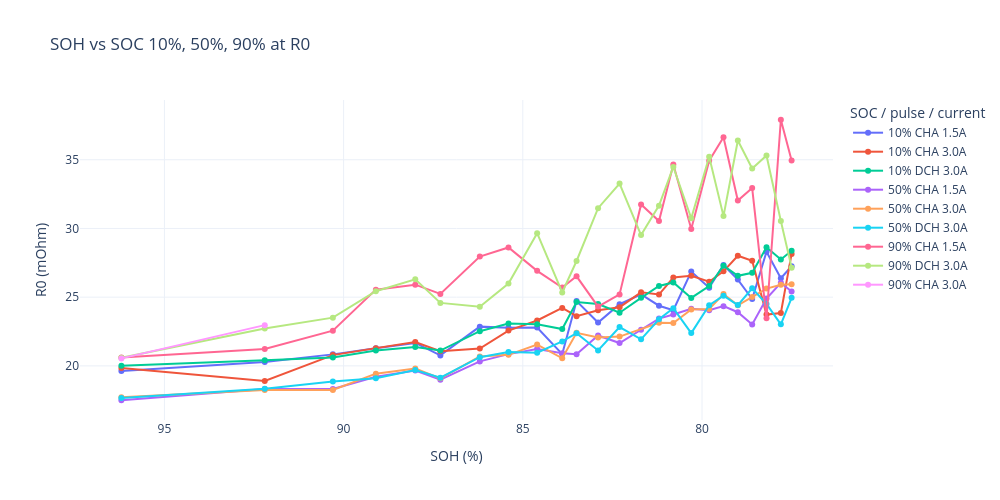
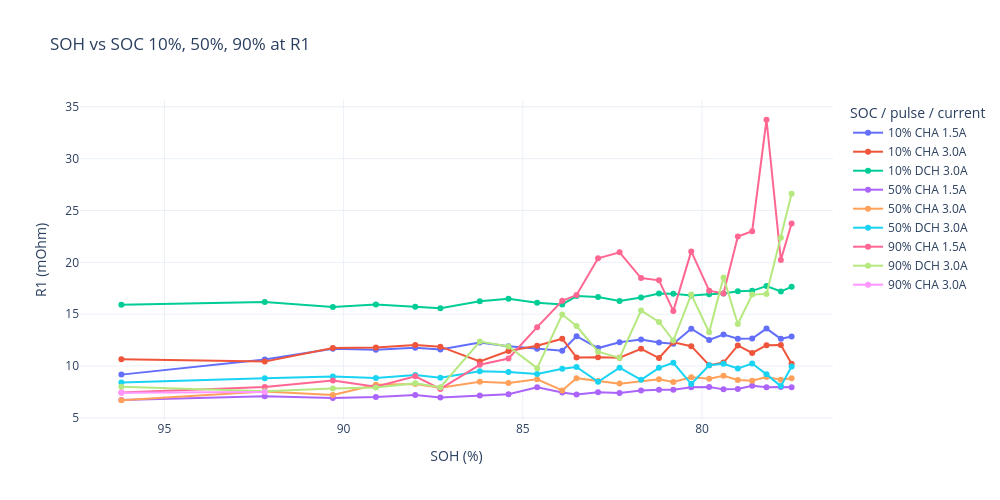
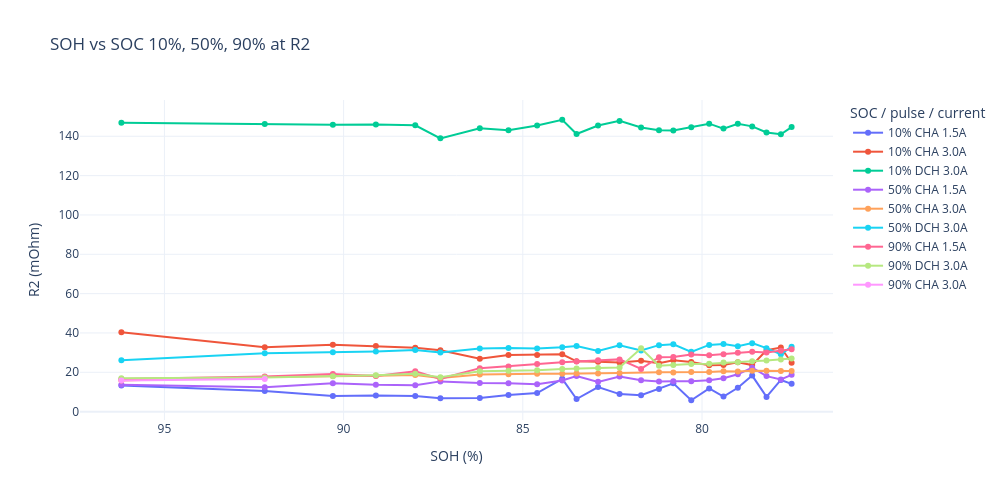

Notebook code cell kept with these figures, in order:
### Code cell
soh_r_table = r1r2_result.copy()

# 提取 CHA / DCH 信息
soh_r_table["Pulse_type"] = (
    soh_r_table["Zustand"]
    .astype(str)
    .str.extract(r"^(CHA|DCH)", expand=False)
)

# 电流取绝对值，避免 DCH 显示成负数
soh_r_table["Current_abs"] = soh_r_table["Current"].abs()

# 生成图例标签，例如：90% CHA 3.0A
soh_r_table["Curve_label"] = (
    soh_r_table["SOC"].astype(str)
    + " "
    + soh_r_table["Pulse_type"].astype(str)
    + " "
    + soh_r_table["Current_abs"].round(1).astype(str)
    + "A"
)

# 排序
soh_r_table = soh_r_table.sort_values(["SOH", "SOC", "Pulse_type", "Current_abs"])

# 先显示宽表：每个 pulse 一行，R0/R1/R2 在同一行
display(soh_r_table[["SOH", "SOC", "Zustand", "Pulse_type", "Current", "Current_abs", "R0", "R1", "R2"]])

# 分别画 R0, R1, R2 三张图
for resistance_name in ["R0", "R1", "R2"]:

    fig = px.line(
        soh_r_table,
        x="SOH",
        y=resistance_name,
        color="Curve_label",
        markers=True,
        title=f"SOH vs SOC 10%, 50%, 90% at {resistance_name}",
        labels={
            "SOH": "SOH (%)",
            resistance_name: f"{resistance_name} (mOhm)",
            "Curve_label": "SOC / pulse / current"
        })

    fig.update_layout(
        template="plotly_white",
        width=1000,
        height=500
    )

    fig.update_xaxes(autorange = "reversed")

    fig.show()

### Figure 1 — Plotly figure (JSON) as saved in the notebook; plotly's stock layout.template omitted (floating-point values rounded to 4 significant figures)
{"data": [{"hovertemplate": "SOC / pulse / current=10% CHA 1.5A<br>SOH (%)=%{x}<br>R0 (mOhm)=%{y}<extra></extra>", "legendgroup": "10% CHA 1.5A", "line": {"color": "#636efa", "dash": "solid"}, "marker": {"symbol": "circle"}, "mode": "lines+markers", "name": "10% CHA 1.5A", "orientation": "v", "showlegend": true, "type": "scatter", "x": [77.5, 77.8, 78.2, 78.6, 79, 79.4, 79.8, 80.3, 80.8, 81.2, 81.7, 82.3, 82.9, 83.5, 83.9, 84.6, 85.4, 86.2, 87.3, 88, 89.1, 90.3, 92.2, 96.2], "xaxis": "x", "y": [27.25, 26.37, 28.3, 24.87, 26.28, 27.34, 25.69, 26.86, 24.05, 24.38, 25.2, 24.49, 23.15, 24.71, 20.86, 22.79, 22.77, 22.85, 20.76, 21.67, 21.29, 20.84, 20.28, 19.63], "yaxis": "y"}, {"hovertemplate": "SOC / pulse / current=10% CHA 3.0A<br>SOH (%)=%{x}<br>R0 (mOhm)=%{y}<extra></extra>", "legendgroup": "10% CHA 3.0A", "line": {"color": "#EF553B", "dash": "solid"}, "marker": {"symbol": "circle"}, "mode": "lines+markers", "name": "10% CHA 3.0A", "orientation": "v", "showlegend": true, "type": "scatter", "x": [77.5, 77.8, 78.2, 78.6, 79, 79.4, 79.8, 80.3, 80.8, 81.2, 81.7, 82.3, 82.9, 83.5, 83.9, 84.6, 85.4, 86.2, 87.3, 88, 89.1, 90.3, 92.2, 96.2], "xaxis": "x", "y": [28.15, 23.85, 23.73, 27.64, 28.01, 26.88, 26.12, 26.56, 26.43, 25.19, 25.35, 24.27, 24.05, 23.61, 24.22, 23.3, 22.57, 21.26, 21.07, 21.73, 21.29, 20.78, 18.91, 19.84], "yaxis": "y"}, {"hovertemplate": "SOC / pulse / current=10% DCH 3.0A<br>SOH (%)=%{x}<br>R0 (mOhm)=%{y}<extra></extra>", "legendgroup": "10% DCH 3.0A", "line": {"color": "#00cc96", "dash": "solid"}, "marker": {"symbol": "circle"}, "mode": "lines+markers", "name": "10% DCH 3.0A", "orientation": "v", "showlegend": true, "type": "scatter", "x": [77.5, 77.8, 78.2, 78.6, 79, 79.4, 79.8, 80.3, 80.8, 81.2, 81.7, 82.3, 82.9, 83.5, 83.9, 84.6, 85.4, 86.2, 87.3, 88, 89.1, 90.3, 92.2, 96.2], "xaxis": "x", "y": [28.38, 27.74, 28.63, 26.77, 26.55, 27.29, 25.81, 24.95, 26.07, 25.81, 24.95, 23.87, 24.5, 24.65, 22.68, 23.02, 23.09, 22.52, 21.12, 21.37, 21.12, 20.61, 20.41, 20.0], "yaxis": "y"}, {"hovertemplate": "SOC / pulse / current=50% CHA 1.5A<br>SOH (%)=%{x}<br>R0 (mOhm)=%{y}<extra></extra>", "legendgroup": "50% CHA 1.5A", "line": {"color": "#ab63fa", "dash": "solid"}, "marker": {"symbol": "circle"}, "mode": "lines+markers", "name": "50% CHA 1.5A", "orientation": "v", "showlegend": true, "type": "scatter", "x": [77.5, 77.8, 78.2, 78.6, 79, 79.4, 79.8, 80.3, 80.8, 81.2, 81.7, 82.3, 82.9, 83.5, 83.9, 84.6, 85.4, 86.2, 87.3, 88, 89.1, 90.3, 92.2, 96.2], "xaxis": "x", "y": [25.41, 26.05, 24.89, 23.01, 23.9, 24.35, 24.05, 24.15, 23.73, 23.44, 22.63, 21.66, 22.21, 20.85, 20.92, 21.22, 20.85, 20.33, 18.99, 19.65, 19.21, 18.32, 18.31, 17.5], "yaxis": "y"}, {"hovertemplate": "SOC / pulse / current=50% CHA 3.0A<br>SOH (%)=%{x}<br>R0 (mOhm)=%{y}<extra></extra>", "legendgroup": "50% CHA 3.0A", "line": {"color": "#FFA15A", "dash": "solid"}, "marker": {"symbol": "circle"}, "mode": "lines+markers", "name": "50% CHA 3.0A", "orientation": "v", "showlegend": true, "type": "scatter", "x": [77.5, 77.8, 78.2, 78.6, 79, 79.4, 79.8, 80.3, 80.8, 81.2, 82.3, 82.9, 83.5, 83.9, 84.6, 85.4, 86.2, 87.3, 88, 89.1, 90.3, 92.2, 96.2], "xaxis": "x", "y": [25.94, 25.9, 25.62, 25.02, 24.41, 25.22, 24.14, 24.11, 23.12, 23.14, 22.13, 22.07, 22.4, 20.55, 21.55, 20.8, 20.69, 19.09, 19.8, 19.43, 18.24, 18.24, 17.72], "yaxis": "y"}, {"hovertemplate": "SOC / pulse / current=50% DCH 3.0A<br>SOH (%)=%{x}<br>R0 (mOhm)=%{y}<extra></extra>", "legendgroup": "50% DCH 3.0A", "line": {"color": "#19d3f3", "dash": "solid"}, "marker": {"symbol": "circle"}, "mode": "lines+markers", "name": "50% DCH 3.0A", "orientation": "v", "showlegend": true, "type": "scatter", "x": [77.5, 77.8, 78.2, 78.6, 79, 79.4, 79.8, 80.3, 80.8, 81.2, 81.7, 82.3, 82.9, 83.5, 83.9, 84.6, 85.4, 86.2, 87.3, 88, 89.1, 90.3, 92.2, 96.2], "xaxis": "x", "y": [24.95, 23.02, 24.5, 25.64, 24.42, 25.1, 24.42, 22.38, 24.2, 23.39, 21.93, 22.82, 21.12, 22.37, 21.78, 20.95, 21.01, 20.63, 19.14, 19.7, 19.1, 18.86, 18.33, 17.66], "yaxis": "y"}, {"hovertemplate": "SOC / pulse / current=90% CHA 1.5A<br>SOH (%)=%{x}<br>R0 (mOhm)=%{y}<extra></extra>", "legendgroup": "90% CHA 1.5A", "line": {"color": "#FF6692", "dash": "solid"}, "marker": {"symbol": "circle"}, "mode": "lines+markers", "name": "90% CHA 1.5A", "orientation": "v", "showlegend": true, "type": "scatter", "x": [77.5, 77.8, 78.2, 78.6, 79, 79.4, 79.8, 80.3, 80.8, 81.2, 81.7, 82.3, 82.9, 83.5, 83.9, 84.6, 85.4, 86.2, 87.3, 88, 89.1, 90.3, 92.2, 96.2], "xaxis": "x", "y": [34.95, 37.91, 23.47, 32.94, 32.03, 36.64, 34.93, 29.96, 34.65, 30.54, 31.74, 25.2, 24.31, 26.52, 25.7, 26.91, 28.62, 27.96, 25.23, 25.91, 25.55, 22.56, 21.23, 20.62], "yaxis": "y"}, {"hovertemplate": "SOC / pulse / current=90% DCH 3.0A<br>SOH (%)=%{x}<br>R0 (mOhm)=%{y}<extra></extra>", "legendgroup": "90% DCH 3.0A", "line": {"color": "#B6E880", "dash": "solid"}, "marker": {"symbol": "circle"}, "mode": "lines+markers", "name": "90% DCH 3.0A", "orientation": "v", "showlegend": true, "type": "scatter", "x": [77.5, 77.8, 78.2, 78.6, 79, 79.4, 79.8, 80.3, 80.8, 81.2, 81.7, 82.3, 82.9, 83.5, 83.9, 84.6, 85.4, 86.2, 87.3, 88, 89.1, 90.3, 92.2, 96.2], "xaxis": "x", "y": [27.15, 30.54, 35.31, 34.36, 36.4, 30.9, 35.22, 30.74, 34.47, 31.66, 29.52, 33.27, 31.48, 27.63, 25.34, 29.65, 25.99, 24.3, 24.58, 26.3, 25.43, 23.51, 22.72, 20.58], "yaxis": "y"}, {"hovertemplate": "SOC / pulse / current=90% CHA 3.0A<br>SOH (%)=%{x}<br>R0 (mOhm)=%{y}<extra></extra>", "legendgroup": "90% CHA 3.0A", "line": {"color": "#FF97FF", "dash": "solid"}, "marker": {"symbol": "circle"}, "mode": "lines+markers", "name": "90% CHA 3.0A", "orientation": "v", "showlegend": true, "type": "scatter", "x": [92.2, 96.2], "xaxis": "x", "y": [22.96, 20.54], "yaxis": "y"}], "layout": {"height": 500, "legend": {"title": {"text": "SOC / pulse / current"}, "tracegroupgap": 0}, "title": {"text": "SOH vs SOC 10%, 50%, 90% at R0"}, "width": 1000, "xaxis": {"anchor": "y", "autorange": "reversed", "domain": [0, 1], "title": {"text": "SOH (%)"}}, "yaxis": {"anchor": "x", "domain": [0, 1], "title": {"text": "R0 (mOhm)"}}}}

### Figure 2 — Plotly figure (JSON) as saved in the notebook; plotly's stock layout.template omitted (floating-point values rounded to 4 significant figures)
{"data": [{"hovertemplate": "SOC / pulse / current=10% CHA 1.5A<br>SOH (%)=%{x}<br>R1 (mOhm)=%{y}<extra></extra>", "legendgroup": "10% CHA 1.5A", "line": {"color": "#636efa", "dash": "solid"}, "marker": {"symbol": "circle"}, "mode": "lines+markers", "name": "10% CHA 1.5A", "orientation": "v", "showlegend": true, "type": "scatter", "x": [77.5, 77.8, 78.2, 78.6, 79, 79.4, 79.8, 80.3, 80.8, 81.2, 81.7, 82.3, 82.9, 83.5, 83.9, 84.6, 85.4, 86.2, 87.3, 88, 89.1, 90.3, 92.2, 96.2], "xaxis": "x", "y": [12.84, 12.62, 13.61, 12.65, 12.63, 13.03, 12.52, 13.6, 12.16, 12.26, 12.56, 12.3, 11.73, 12.87, 11.47, 11.67, 11.9, 12.26, 11.59, 11.77, 11.58, 11.66, 10.64, 9.171], "yaxis": "y"}, {"hovertemplate": "SOC / pulse / current=10% CHA 3.0A<br>SOH (%)=%{x}<br>R1 (mOhm)=%{y}<extra></extra>", "legendgroup": "10% CHA 3.0A", "line": {"color": "#EF553B", "dash": "solid"}, "marker": {"symbol": "circle"}, "mode": "lines+markers", "name": "10% CHA 3.0A", "orientation": "v", "showlegend": true, "type": "scatter", "x": [77.5, 77.8, 78.2, 78.6, 79, 79.4, 79.8, 80.3, 80.8, 81.2, 81.7, 82.3, 82.9, 83.5, 83.9, 84.6, 85.4, 86.2, 87.3, 88, 89.1, 90.3, 92.2, 96.2], "xaxis": "x", "y": [10.21, 12.02, 12.01, 11.26, 11.99, 10.33, 10.08, 11.91, 12.29, 10.77, 11.66, 10.81, 10.84, 10.82, 12.63, 11.95, 11.45, 10.44, 11.87, 12.03, 11.79, 11.73, 10.42, 10.66], "yaxis": "y"}, {"hovertemplate": "SOC / pulse / current=10% DCH 3.0A<br>SOH (%)=%{x}<br>R1 (mOhm)=%{y}<extra></extra>", "legendgroup": "10% DCH 3.0A", "line": {"color": "#00cc96", "dash": "solid"}, "marker": {"symbol": "circle"}, "mode": "lines+markers", "name": "10% DCH 3.0A", "orientation": "v", "showlegend": true, "type": "scatter", "x": [77.5, 77.8, 78.2, 78.6, 79, 79.4, 79.8, 80.3, 80.8, 81.2, 81.7, 82.3, 82.9, 83.5, 83.9, 84.6, 85.4, 86.2, 87.3, 88, 89.1, 90.3, 92.2, 96.2], "xaxis": "x", "y": [17.64, 17.19, 17.71, 17.25, 17.22, 16.99, 16.92, 16.8, 16.96, 17.0, 16.61, 16.27, 16.65, 16.74, 15.94, 16.09, 16.49, 16.25, 15.57, 15.72, 15.93, 15.68, 16.19, 15.92], "yaxis": "y"}, {"hovertemplate": "SOC / pulse / current=50% CHA 1.5A<br>SOH (%)=%{x}<br>R1 (mOhm)=%{y}<extra></extra>", "legendgroup": "50% CHA 1.5A", "line": {"color": "#ab63fa", "dash": "solid"}, "marker": {"symbol": "circle"}, "mode": "lines+markers", "name": "50% CHA 1.5A", "orientation": "v", "showlegend": true, "type": "scatter", "x": [77.5, 77.8, 78.2, 78.6, 79, 79.4, 79.8, 80.3, 80.8, 81.2, 81.7, 82.3, 82.9, 83.5, 83.9, 84.6, 85.4, 86.2, 87.3, 88, 89.1, 90.3, 92.2, 96.2], "xaxis": "x", "y": [7.948, 7.986, 7.955, 8.093, 7.777, 7.749, 7.979, 7.962, 7.719, 7.719, 7.645, 7.395, 7.479, 7.253, 7.451, 7.954, 7.272, 7.167, 6.959, 7.212, 7.014, 6.918, 7.082, 6.733], "yaxis": "y"}, {"hovertemplate": "SOC / pulse / current=50% CHA 3.0A<br>SOH (%)=%{x}<br>R1 (mOhm)=%{y}<extra></extra>", "legendgroup": "50% CHA 3.0A", "line": {"color": "#FFA15A", "dash": "solid"}, "marker": {"symbol": "circle"}, "mode": "lines+markers", "name": "50% CHA 3.0A", "orientation": "v", "showlegend": true, "type": "scatter", "x": [77.5, 77.8, 78.2, 78.6, 79, 79.4, 79.8, 80.3, 80.8, 81.2, 82.3, 82.9, 83.5, 83.9, 84.6, 85.4, 86.2, 87.3, 88, 89.1, 90.3, 92.2, 96.2], "xaxis": "x", "y": [8.825, 8.676, 8.947, 8.578, 8.659, 9.052, 8.768, 8.906, 8.462, 8.72, 8.302, 8.565, 8.83, 7.648, 8.725, 8.36, 8.489, 7.914, 8.26, 8.195, 7.207, 7.536, 6.699], "yaxis": "y"}, {"hovertemplate": "SOC / pulse / current=50% DCH 3.0A<br>SOH (%)=%{x}<br>R1 (mOhm)=%{y}<extra></extra>", "legendgroup": "50% DCH 3.0A", "line": {"color": "#19d3f3", "dash": "solid"}, "marker": {"symbol": "circle"}, "mode": "lines+markers", "name": "50% DCH 3.0A", "orientation": "v", "showlegend": true, "type": "scatter", "x": [77.5, 77.8, 78.2, 78.6, 79, 79.4, 79.8, 80.3, 80.8, 81.2, 81.7, 82.3, 82.9, 83.5, 83.9, 84.6, 85.4, 86.2, 87.3, 88, 89.1, 90.3, 92.2, 96.2], "xaxis": "x", "y": [9.955, 8.061, 9.196, 10.24, 9.766, 10.22, 10.07, 8.262, 10.31, 9.824, 8.675, 9.836, 8.472, 9.912, 9.735, 9.226, 9.425, 9.488, 8.868, 9.144, 8.85, 8.988, 8.831, 8.4], "yaxis": "y"}, {"hovertemplate": "SOC / pulse / current=90% CHA 1.5A<br>SOH (%)=%{x}<br>R1 (mOhm)=%{y}<extra></extra>", "legendgroup": "90% CHA 1.5A", "line": {"color": "#FF6692", "dash": "solid"}, "marker": {"symbol": "circle"}, "mode": "lines+markers", "name": "90% CHA 1.5A", "orientation": "v", "showlegend": true, "type": "scatter", "x": [77.5, 77.8, 78.2, 78.6, 79, 79.4, 79.8, 80.3, 80.8, 81.2, 81.7, 82.3, 82.9, 83.5, 83.9, 84.6, 85.4, 86.2, 87.3, 88, 89.1, 90.3, 92.2, 96.2], "xaxis": "x", "y": [23.76, 20.23, 33.75, 23.0, 22.48, 16.99, 17.26, 21.05, 15.32, 18.26, 18.48, 20.97, 20.38, 16.84, 16.29, 13.75, 10.73, 10.12, 7.789, 9.012, 7.999, 8.599, 7.977, 7.458], "yaxis": "y"}, {"hovertemplate": "SOC / pulse / current=90% DCH 3.0A<br>SOH (%)=%{x}<br>R1 (mOhm)=%{y}<extra></extra>", "legendgroup": "90% DCH 3.0A", "line": {"color": "#B6E880", "dash": "solid"}, "marker": {"symbol": "circle"}, "mode": "lines+markers", "name": "90% DCH 3.0A", "orientation": "v", "showlegend": true, "type": "scatter", "x": [77.5, 77.8, 78.2, 78.6, 79, 79.4, 79.8, 80.3, 80.8, 81.2, 81.7, 82.3, 82.9, 83.5, 83.9, 84.6, 85.4, 86.2, 87.3, 88, 89.1, 90.3, 92.2, 96.2], "xaxis": "x", "y": [26.6, 22.36, 16.95, 16.89, 14.05, 18.55, 13.26, 16.89, 12.46, 14.25, 15.35, 10.79, 11.38, 13.85, 14.97, 9.794, 11.88, 12.36, 7.965, 8.343, 7.94, 7.839, 7.559, 7.992], "yaxis": "y"}, {"hovertemplate": "SOC / pulse / current=90% CHA 3.0A<br>SOH (%)=%{x}<br>R1 (mOhm)=%{y}<extra></extra>", "legendgroup": "90% CHA 3.0A", "line": {"color": "#FF97FF", "dash": "solid"}, "marker": {"symbol": "circle"}, "mode": "lines+markers", "name": "90% CHA 3.0A", "orientation": "v", "showlegend": true, "type": "scatter", "x": [92.2, 96.2], "xaxis": "x", "y": [7.485, 7.412], "yaxis": "y"}], "layout": {"height": 500, "legend": {"title": {"text": "SOC / pulse / current"}, "tracegroupgap": 0}, "title": {"text": "SOH vs SOC 10%, 50%, 90% at R1"}, "width": 1000, "xaxis": {"anchor": "y", "autorange": "reversed", "domain": [0, 1], "title": {"text": "SOH (%)"}}, "yaxis": {"anchor": "x", "domain": [0, 1], "title": {"text": "R1 (mOhm)"}}}}

### Figure 3 — Plotly figure (JSON) as saved in the notebook; plotly's stock layout.template omitted (floating-point values rounded to 4 significant figures)
{"data": [{"hovertemplate": "SOC / pulse / current=10% CHA 1.5A<br>SOH (%)=%{x}<br>R2 (mOhm)=%{y}<extra></extra>", "legendgroup": "10% CHA 1.5A", "line": {"color": "#636efa", "dash": "solid"}, "marker": {"symbol": "circle"}, "mode": "lines+markers", "name": "10% CHA 1.5A", "orientation": "v", "showlegend": true, "type": "scatter", "x": [77.5, 77.8, 78.2, 78.6, 79, 79.4, 79.8, 80.3, 80.8, 81.2, 81.7, 82.3, 82.9, 83.5, 83.9, 84.6, 85.4, 86.2, 87.3, 88, 89.1, 90.3, 92.2, 96.2], "xaxis": "x", "y": [14.11, 16.1, 7.473, 18.32, 12.15, 7.679, 11.78, 5.786, 14.37, 11.56, 8.372, 8.919, 12.47, 6.393, 16.69, 9.47, 8.445, 6.917, 6.848, 8.0, 8.244, 7.974, 10.45, 13.3], "yaxis": "y"}, {"hovertemplate": "SOC / pulse / current=10% CHA 3.0A<br>SOH (%)=%{x}<br>R2 (mOhm)=%{y}<extra></extra>", "legendgroup": "10% CHA 3.0A", "line": {"color": "#EF553B", "dash": "solid"}, "marker": {"symbol": "circle"}, "mode": "lines+markers", "name": "10% CHA 3.0A", "orientation": "v", "showlegend": true, "type": "scatter", "x": [77.5, 77.8, 78.2, 78.6, 79, 79.4, 79.8, 80.3, 80.8, 81.2, 81.7, 82.3, 82.9, 83.5, 83.9, 84.6, 85.4, 86.2, 87.3, 88, 89.1, 90.3, 92.2, 96.2], "xaxis": "x", "y": [24.85, 32.6, 31.24, 23.67, 25.07, 23.73, 23.56, 25.28, 26.15, 24.55, 25.9, 25.0, 25.39, 25.58, 29.17, 28.84, 28.8, 26.93, 31.2, 32.52, 33.32, 34.01, 32.72, 40.31], "yaxis": "y"}, {"hovertemplate": "SOC / pulse / current=10% DCH 3.0A<br>SOH (%)=%{x}<br>R2 (mOhm)=%{y}<extra></extra>", "legendgroup": "10% DCH 3.0A", "line": {"color": "#00cc96", "dash": "solid"}, "marker": {"symbol": "circle"}, "mode": "lines+markers", "name": "10% DCH 3.0A", "orientation": "v", "showlegend": true, "type": "scatter", "x": [77.5, 77.8, 78.2, 78.6, 79, 79.4, 79.8, 80.3, 80.8, 81.2, 81.7, 82.3, 82.9, 83.5, 83.9, 84.6, 85.4, 86.2, 87.3, 88, 89.1, 90.3, 92.2, 96.2], "xaxis": "x", "y": [144.7, 141.0, 141.9, 145.0, 146.3, 143.9, 146.4, 144.7, 142.9, 143.1, 144.5, 147.8, 145.4, 141.1, 148.4, 145.5, 143.0, 144.1, 139.0, 145.6, 146.0, 145.9, 146.2, 146.9], "yaxis": "y"}, {"hovertemplate": "SOC / pulse / current=50% CHA 1.5A<br>SOH (%)=%{x}<br>R2 (mOhm)=%{y}<extra></extra>", "legendgroup": "50% CHA 1.5A", "line": {"color": "#ab63fa", "dash": "solid"}, "marker": {"symbol": "circle"}, "mode": "lines+markers", "name": "50% CHA 1.5A", "orientation": "v", "showlegend": true, "type": "scatter", "x": [77.5, 77.8, 78.2, 78.6, 79, 79.4, 79.8, 80.3, 80.8, 81.2, 81.7, 82.3, 82.9, 83.5, 83.9, 84.6, 85.4, 86.2, 87.3, 88, 89.1, 90.3, 92.2, 96.2], "xaxis": "x", "y": [18.73, 16.38, 18.06, 22.35, 18.97, 17.01, 16.01, 15.42, 15.47, 15.27, 15.94, 17.85, 15.13, 18.09, 15.85, 13.9, 14.37, 14.54, 15.38, 13.39, 13.61, 14.48, 12.4, 13.61], "yaxis": "y"}, {"hovertemplate": "SOC / pulse / current=50% CHA 3.0A<br>SOH (%)=%{x}<br>R2 (mOhm)=%{y}<extra></extra>", "legendgroup": "50% CHA 3.0A", "line": {"color": "#FFA15A", "dash": "solid"}, "marker": {"symbol": "circle"}, "mode": "lines+markers", "name": "50% CHA 3.0A", "orientation": "v", "showlegend": true, "type": "scatter", "x": [77.5, 77.8, 78.2, 78.6, 79, 79.4, 79.8, 80.3, 80.8, 81.2, 82.3, 82.9, 83.5, 83.9, 84.6, 85.4, 86.2, 87.3, 88, 89.1, 90.3, 92.2, 96.2], "xaxis": "x", "y": [20.62, 20.7, 20.75, 20.79, 20.4, 20.56, 20.21, 20.19, 19.86, 19.98, 19.63, 19.37, 19.36, 19.21, 19.21, 19.06, 18.84, 17.15, 18.56, 18.18, 18.06, 17.65, 15.88], "yaxis": "y"}, {"hovertemplate": "SOC / pulse / current=50% DCH 3.0A<br>SOH (%)=%{x}<br>R2 (mOhm)=%{y}<extra></extra>", "legendgroup": "50% DCH 3.0A", "line": {"color": "#19d3f3", "dash": "solid"}, "marker": {"symbol": "circle"}, "mode": "lines+markers", "name": "50% DCH 3.0A", "orientation": "v", "showlegend": true, "type": "scatter", "x": [77.5, 77.8, 78.2, 78.6, 79, 79.4, 79.8, 80.3, 80.8, 81.2, 81.7, 82.3, 82.9, 83.5, 83.9, 84.6, 85.4, 86.2, 87.3, 88, 89.1, 90.3, 92.2, 96.2], "xaxis": "x", "y": [33.03, 29.12, 32.27, 34.83, 33.24, 34.4, 33.92, 30.39, 34.23, 33.8, 31.1, 33.75, 30.83, 33.34, 32.73, 32.07, 32.37, 32.1, 30.07, 31.34, 30.6, 30.16, 29.64, 26.08], "yaxis": "y"}, {"hovertemplate": "SOC / pulse / current=90% CHA 1.5A<br>SOH (%)=%{x}<br>R2 (mOhm)=%{y}<extra></extra>", "legendgroup": "90% CHA 1.5A", "line": {"color": "#FF6692", "dash": "solid"}, "marker": {"symbol": "circle"}, "mode": "lines+markers", "name": "90% CHA 1.5A", "orientation": "v", "showlegend": true, "type": "scatter", "x": [77.5, 77.8, 78.2, 78.6, 79, 79.4, 79.8, 80.3, 80.8, 81.2, 81.7, 82.3, 82.9, 83.5, 83.9, 84.6, 85.4, 86.2, 87.3, 88, 89.1, 90.3, 92.2, 96.2], "xaxis": "x", "y": [31.76, 30.95, 30.03, 30.44, 29.9, 29.12, 28.61, 29.05, 27.83, 27.69, 21.74, 26.57, 26.17, 25.55, 25.09, 24.21, 22.9, 22.12, 16.67, 20.48, 18.15, 19.16, 17.91, 16.64], "yaxis": "y"}, {"hovertemplate": "SOC / pulse / current=90% DCH 3.0A<br>SOH (%)=%{x}<br>R2 (mOhm)=%{y}<extra></extra>", "legendgroup": "90% DCH 3.0A", "line": {"color": "#B6E880", "dash": "solid"}, "marker": {"symbol": "circle"}, "mode": "lines+markers", "name": "90% DCH 3.0A", "orientation": "v", "showlegend": true, "type": "scatter", "x": [77.5, 77.8, 78.2, 78.6, 79, 79.4, 79.8, 80.3, 80.8, 81.2, 81.7, 82.3, 82.9, 83.5, 83.9, 84.6, 85.4, 86.2, 87.3, 88, 89.1, 90.3, 92.2, 96.2], "xaxis": "x", "y": [27.02, 26.49, 25.94, 25.58, 25.1, 24.98, 24.32, 24.24, 23.65, 23.35, 32.17, 22.47, 22.16, 21.95, 21.68, 21.06, 20.81, 20.58, 17.46, 19.21, 18.5, 18.05, 17.33, 16.92], "yaxis": "y"}, {"hovertemplate": "SOC / pulse / current=90% CHA 3.0A<br>SOH (%)=%{x}<br>R2 (mOhm)=%{y}<extra></extra>", "legendgroup": "90% CHA 3.0A", "line": {"color": "#FF97FF", "dash": "solid"}, "marker": {"symbol": "circle"}, "mode": "lines+markers", "name": "90% CHA 3.0A", "orientation": "v", "showlegend": true, "type": "scatter", "x": [92.2, 96.2], "xaxis": "x", "y": [16.64, 15.86], "yaxis": "y"}], "layout": {"height": 500, "legend": {"title": {"text": "SOC / pulse / current"}, "tracegroupgap": 0}, "title": {"text": "SOH vs SOC 10%, 50%, 90% at R2"}, "width": 1000, "xaxis": {"anchor": "y", "autorange": "reversed", "domain": [0, 1], "title": {"text": "SOH (%)"}}, "yaxis": {"anchor": "x", "domain": [0, 1], "title": {"text": "R2 (mOhm)"}}}}
